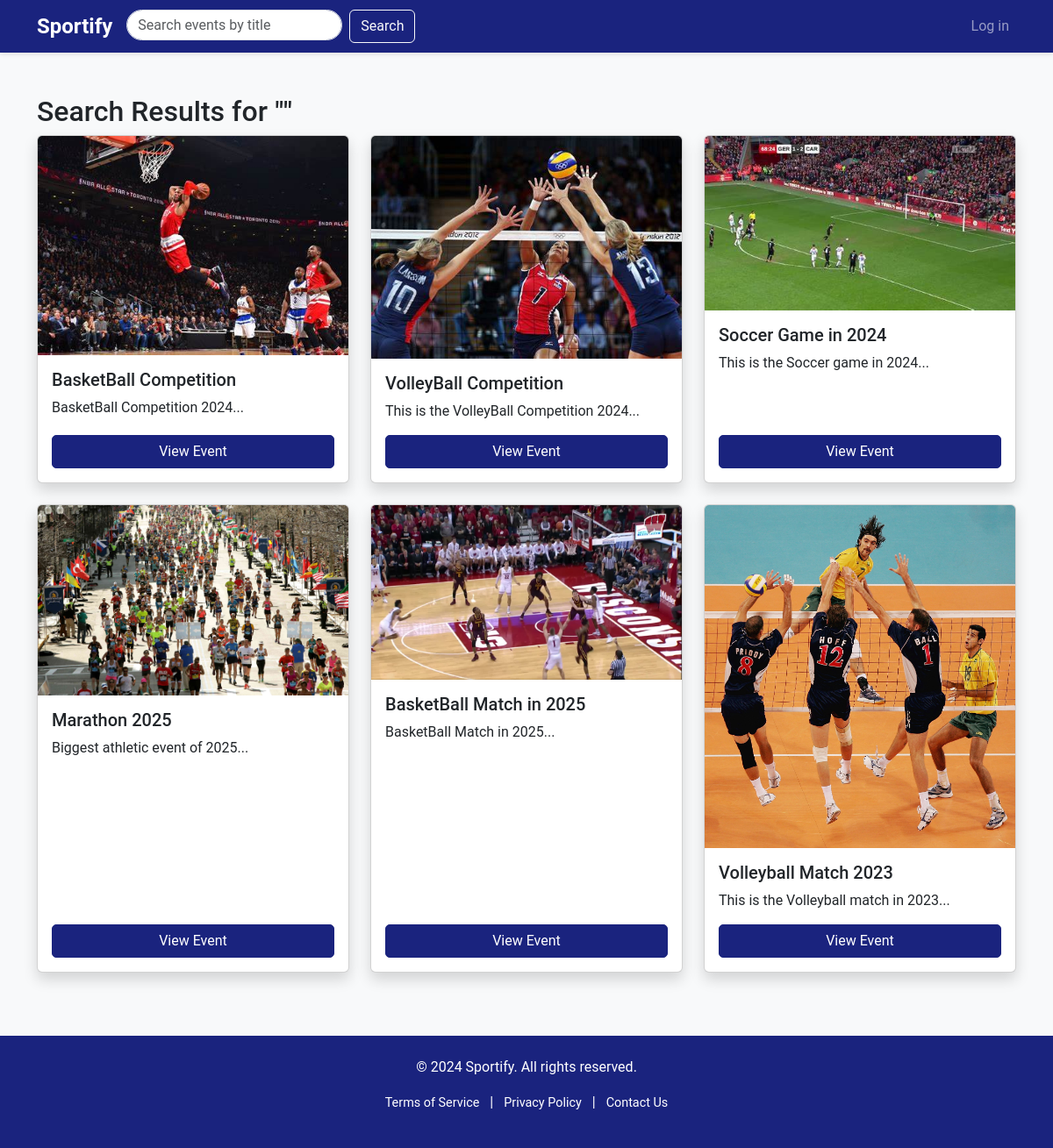
Page /event/search on the committed database.
### website/models.py (models this page shows, shortened)
class Event(db.Model):
    __tablename__ = 'events'
    id = db.Column(db.Integer, primary_key=True)
    name = db.Column(db.String(80), nullable=False)
    description = db.Column(db.Text, nullable=False)
    image = db.Column(db.String(150), nullable=False)  # Store path to the image
    price = db.Column(db.Integer, nullable=False)
    location = db.Column(db.String(150), nullable=False)
    datetime = db.Column(db.DateTime, nullable=False)
    capacity = db.Column(db.Integer, nullable=False)
    category = db.Column(db.String(50), nullable=False)
    status = db.Column(
        Enum(
            'Open', 'Inactive', 'Cancelled','Sold out', name='status of event'
        ),
        default='Open',
        nullable=False)
    user_id = db.Column(db.Integer, db.ForeignKey('users.id'), nullable=False)
    comments = db.relationship('Comment', backref='event', lazy=True)
    order = db.relationship('Order', backref='event', lazy=True)

### website/event.py (the view)
@eventbp.route('/search', methods=['GET'])
def search():
    query = request.args.get('query', '')
    results = Event.query.filter(Event.name.ilike(f"%{query}%")).all()  # Perform a case-insensitive search
    if not results:
        flash("No events found matching your search criteria.", "warning")
    return render_template('event/search_results.html', results=results, query=query)

### website/templates/event/search_results.html
{% extends "base.html" %}
{% block content %}
<main class="container my-5">
    <h2>Search Results for "{{ query }}"</h2>
    {% if results %}
        <div class="row">
            {% for event in results %}
                <div class="col-md-4 mb-4">
                    <div class="card h-100 shadow">
                        <img src="{{ event.image }}" class="card-img-top" alt="{{ event.name }}">
                        <div class="card-body">
                            <h5 class="card-title">{{ event.name }}</h5>
                            <p class="card-text">{{ event.description[:100] }}...</p>
                            <a href="{{ url_for('event.show', id=event.id) }}" class="btn btn-primary">View Event</a>
                        </div>
                    </div>
                </div>
            {% endfor %}
        </div>
    {% else %}
        <p>No events found.</p>
    {% endif %}
</main>
{% endblock %}

### website/static/style/main.css (style rules this page uses)
body { font-family: 'Roboto', sans-serif; background-color: #f8f9fa; }
.card { transition: transform 0.2s; box-shadow: 0 4px 8px rgba(0, 0, 0, 0.1); }
.card-title, .card-text { white-space: nowrap; overflow: hidden; text-overflow: ellipsis; }
.btn-primary { background-color: #1a237e; border-color: #1a237e; border-radius: 5px; }
.card-body { flex-grow: 1; display: flex; flex-direction: column; justify-content: space-between; }
.card-body .btn { width: 100%; margin-top: auto; }
.card-text { margin-bottom: 15px; }

### rows in the picture
Event: image (picture), name "BasketBall Competition", description "BasketBall Competition 2024"
Event: image (picture), name "VolleyBall Competition", description "This is the VolleyBall Competition 2024"
Event: image (picture), name "Soccer Game in 2024", description "This is the Soccer game in 2024"
Event: image (picture), name "Marathon 2025", description "Biggest athletic event of 2025"
Event: image (picture), name "BasketBall Match in 2025", description "BasketBall Match in 2025"
Event: image (picture), name "Volleyball Match 2023", description "This is the Volleyball match in 2023"
